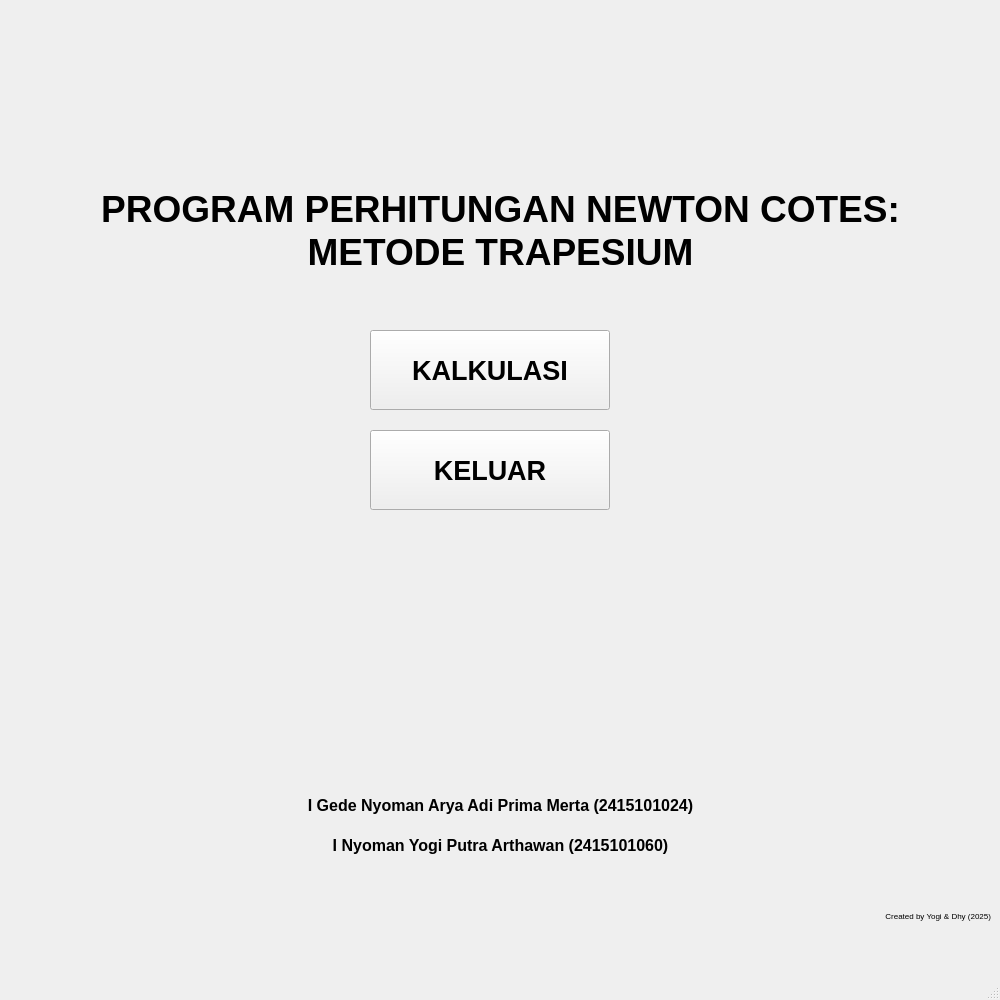
<?xml version="1.0" encoding="UTF-8"?>
<ui version="4.0">
 <class>MainWindow</class>
 <widget class="QMainWindow" name="MainWindow">
  <property name="geometry">
   <rect>
    <x>0</x>
    <y>0</y>
    <width>1000</width>
    <height>1000</height>
   </rect>
  </property>
  <property name="windowTitle">
   <string>MainWindow</string>
  </property>
  <widget class="QWidget" name="centralwidget">
   <widget class="QPushButton" name="tombol_Kalkulasi">
    <property name="geometry">
     <rect>
      <x>370</x>
      <y>330</y>
      <width>240</width>
      <height>80</height>
     </rect>
    </property>
    <property name="font">
     <font>
      <pointsize>20</pointsize>
      <bold>true</bold>
     </font>
    </property>
    <property name="text">
     <string>KALKULASI</string>
    </property>
   </widget>
   <widget class="QPushButton" name="tombol_Keluar">
    <property name="geometry">
     <rect>
      <x>370</x>
      <y>430</y>
      <width>240</width>
      <height>80</height>
     </rect>
    </property>
    <property name="font">
     <font>
      <pointsize>20</pointsize>
      <bold>true</bold>
     </font>
    </property>
    <property name="text">
     <string>KELUAR</string>
    </property>
   </widget>
   <widget class="QLabel" name="label_judul">
    <property name="geometry">
     <rect>
      <x>70</x>
      <y>160</y>
      <width>861</width>
      <height>141</height>
     </rect>
    </property>
    <property name="font">
     <font>
      <pointsize>28</pointsize>
      <bold>true</bold>
     </font>
    </property>
    <property name="text">
     <string>PROGRAM PERHITUNGAN NEWTON COTES: METODE TRAPESIUM</string>
    </property>
    <property name="alignment">
     <set>Qt::AlignmentFlag::AlignCenter</set>
    </property>
    <property name="wordWrap">
     <bool>true</bool>
    </property>
   </widget>
   <widget class="QLabel" name="label">
    <property name="geometry">
     <rect>
      <x>780</x>
      <y>890</y>
      <width>211</width>
      <height>51</height>
     </rect>
    </property>
    <property name="font">
     <font>
      <pointsize>6</pointsize>
     </font>
    </property>
    <property name="text">
     <string>Created by Yogi &amp; Dhy (2025)</string>
    </property>
    <property name="alignment">
     <set>Qt::AlignmentFlag::AlignRight|Qt::AlignmentFlag::AlignTrailing|Qt::AlignmentFlag::AlignVCenter</set>
    </property>
   </widget>
   <widget class="QLabel" name="label_2">
    <property name="geometry">
     <rect>
      <x>0</x>
      <y>780</y>
      <width>1001</width>
      <height>51</height>
     </rect>
    </property>
    <property name="font">
     <font>
      <pointsize>12</pointsize>
      <bold>true</bold>
     </font>
    </property>
    <property name="text">
     <string>I Gede Nyoman Arya Adi Prima Merta (2415101024)</string>
    </property>
    <property name="alignment">
     <set>Qt::AlignmentFlag::AlignCenter</set>
    </property>
   </widget>
   <widget class="QLabel" name="label_3">
    <property name="geometry">
     <rect>
      <x>0</x>
      <y>820</y>
      <width>1001</width>
      <height>51</height>
     </rect>
    </property>
    <property name="font">
     <font>
      <pointsize>12</pointsize>
      <bold>true</bold>
     </font>
    </property>
    <property name="text">
     <string>I Nyoman Yogi Putra Arthawan (2415101060)</string>
    </property>
    <property name="alignment">
     <set>Qt::AlignmentFlag::AlignCenter</set>
    </property>
   </widget>
  </widget>
  <widget class="QMenuBar" name="menubar">
   <property name="geometry">
    <rect>
     <x>0</x>
     <y>0</y>
     <width>1000</width>
     <height>26</height>
    </rect>
   </property>
  </widget>
  <widget class="QStatusBar" name="statusbar"/>
 </widget>
 <resources/>
 <connections/>
</ui>
